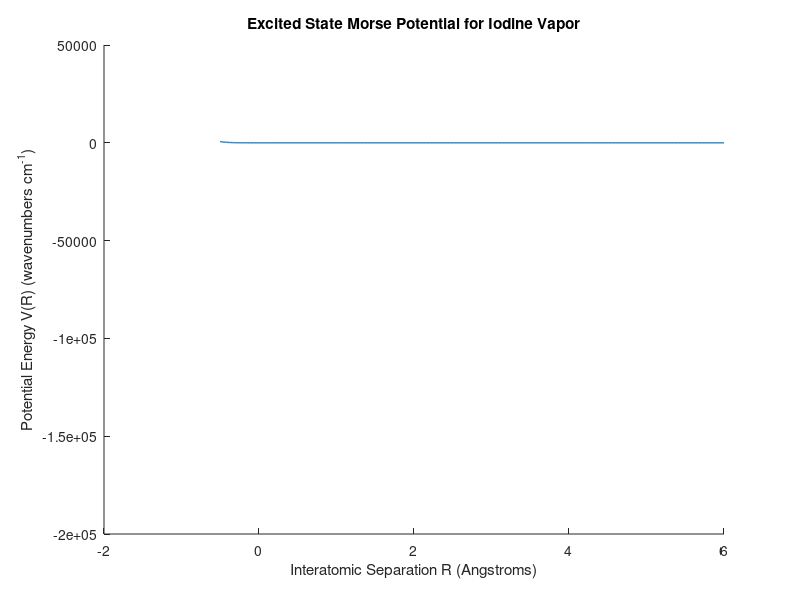
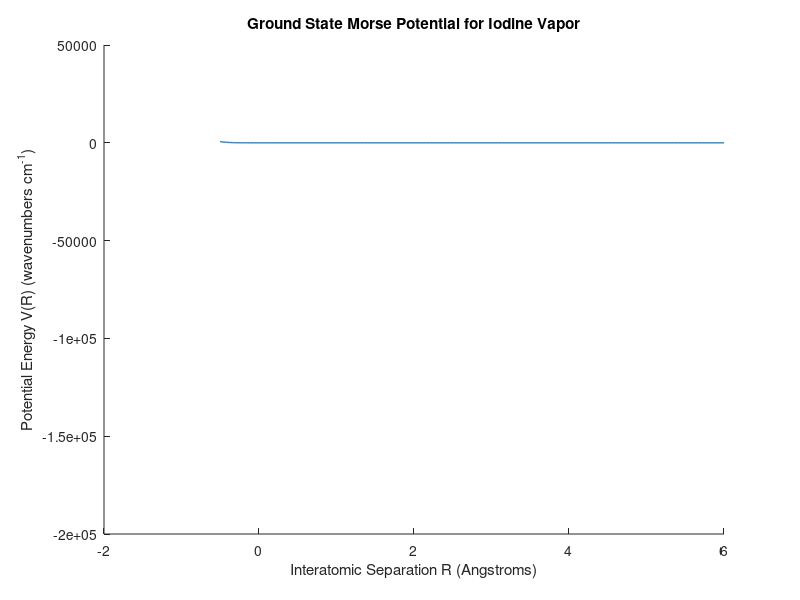

The MATLAB script that drew these images, in order:
function morse()
% This subroutine is written for Expt3 of Chem310L in Duke University
% morse.m plots Morse potential figures of the ground and excited state of 
% I_2 molecule and the parameters in matmorse.mat for overlap.m

% Revision Log
% V1.0 - Original
% V2.0 - Update for 5.2 PC, 11-24-99
% V2.1 - Save data for Morse2.m, 01-03-00
%
% V3.0 - Complete rearrangement, Nov 2019
% Rearrange the frame: morse.m -> matmorse.mat -> overlay.m
% Remoce the annoying name requirement
% Remove the print function for electronic notebook is widely uesd now
% Add data verification
% Add the solution for R_e
% Add animation to visualization
% Update some information of this course
% Update some Matlab functions to recommended new version
% Written by Dongtian Xu, e-mail: dongtianxu00@gmail.com

format compact
format shortG

% Display information of the subroutine
clc
disp('    ****************************************************')
disp('    **         Chemistry 310L : Experiment 3          **')
disp('    ** Calculation of Ground and First Excited State  **')
disp('    **     Morse Potential Wells for Iodine Vapor     **')
disp('    ****************************************************')
disp('You will be asked to enter your values of D_e, a, w_e and x_e');
disp('If you want to get an instant view of the potential figure, press');
disp('ENTER to skip the input part and literature values will be used.');
disp('If you want to plot figures for youe ELN, please make sure you use')
disp('your own data.')
disp('Press any key to continue...')
pause();

% Get excited state parameters
clc
disp('    ****************************************************');
disp('    **  Calculation of Excited State Morse Potential  **');
disp('    ****************************************************');
disp(' ')
De = input('Enter your Excited State Dissociation Energy (De'') (cm-1) : ');
if (isempty(De))
  De = 4112;
end
disp(' ');
a = input('Enter your Excited State Morse Parameter (a'') (1/Angstroms) : ');
if (isempty(a))
  a = 2;
end
disp(' ');
w = input('Enter your Excited State Harmonic Frequency (we'') (cm-1) : ');
if (isempty(w))
  w = 132.11;
end
disp(' ');
x = input('Enter your Excited State Anharmonicity Parameter (xe'') (cm-1) : ');
if (isempty(x))
  x = 0.008;
end
disp(' ');

% Get ground state parameters
clc
disp('    ****************************************************');
disp('    **   Calculation of Ground State Morse Potential  **');
disp('    ****************************************************');
disp(' ');
De2 = input('Enter your Ground State Dissociation Energy (De") (cm-1) : ');
if (isempty(De2))
  De2 = 12244;
end
disp(' ');
a2 = input('Enter your Ground State Morse Parameter (a") (1/Angstroms) : ');
if (isempty(a2))
  a2 = 1.87;
end
disp(' ');
w2 = input('Enter your Ground State Harmonic Frequency (we") (cm-1) : ');
if (isempty(w2))
  w2 = 214.5;
end
disp(' ');
x2 = input('Enter your Ground State Anharmonicity Parameter (xe") (cm-1) : ');
if (isempty(x2))
  x2 = 0.0031;
end
disp(' ');

% Verify input data
clc
disp('Your input parameters are listed below:')
paraSheet = {'ParaSheet','D_e','a','w_e','x_e'; ...
            'Excited State',De,a,w,x; ...
            'Ground State',De2,a2,w2,x2};
disp(paraSheet)

% Morse potential
r = -0.5:0.01:6;
morse = De*(1-exp(-a*r)).^2;
morse2 = De2*(1-exp(-a2*r)).^2';
% V = [-0.5 2 0 6000]; % axis range
% Energy levles
v = 0:80; 
G = ((w*(v+0.5))-((w*x)*((v+0.5).^2)));
G2 = ((w2*(v+0.5))-((w2*x2)*((v+0.5).^2)));
G(G > De) = []; % In case the energy level surpass the dissociation energy
G2(G2 > De2) = [];
Re = 0;
Re2 = 0;
levelr(1,1:length(G)) = (-log(1+sqrt(G./De))./a)+Re;
levelr(2,1:length(G)) = (-log(1-sqrt(G./De))./a)+Re;
levelr2(1,1:length(G2)) = (-log(1+sqrt(G2./De2))./a2)+Re2;
levelr2(2,1:length(G2)) = (-log(1-sqrt(G2./De2))./a2)+Re2;
energy = [G; G];
energy2 = [G2; G2];

% Plot excited state Morse potential
figure
hold on
% axis(V)
plot(r,morse,'linewidth',1);
plot(levelr,energy,'-k','linewidth',0.5);
title('Excited State Morse Potential for Iodine Vapor');
xlabel('Interatomic Separation R (Angstroms)');
ylabel('Potential Energy V(R) (wavenumbers cm^{-1})');

% Plot ground state Morse potential
figure
hold on
% axis(V)
plot(r,morse2,'linewidth',1);
plot(levelr2,energy2,'-k','linewidth',0.5);
title('Ground State Morse Potential for Iodine Vapor');
xlabel('Interatomic Separation R (Angstroms)');
ylabel('Potential Energy V(R) (wavenumbers cm^{-1})');

save matmorse De De2 a a2 w w2 x x2
